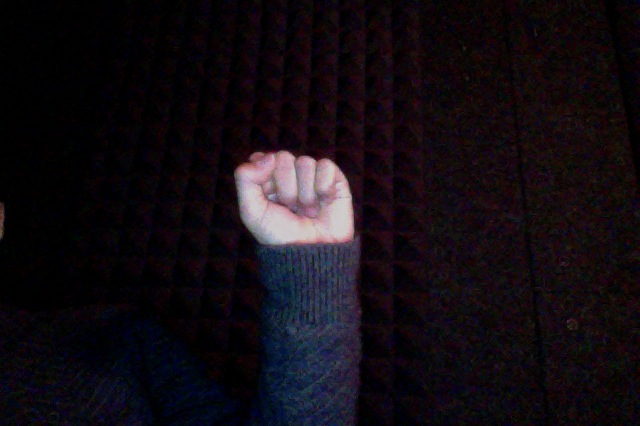
#> input picture Python OpenCV Image Processing/gestures/fist_center.jpg, 640 x 426 px; its folder holds only this picture in this run
$ python data_reduction.py   (Python 2 division)
#> lines starting #> are read from the running program, lines starting #| are printed output that depends on the picture; after the words box and inside, x2 and y2 are one past the last pixel; in counts of white or black regions, pixels touching at a corner belong together; long printed decimals are rounded
import os
import glob
import Image
import cv2
import numpy as np
import math
from termcolor import colored
import ImageDraw

boundaries = np.empty
for infile in glob.glob( os.path.join("gestures", '*.jpg') ):
	print colored("Reading Image: " + infile, 'red')
	im = cv2.imread(infile)
#> im is the input picture: shape (426, 640, 3); mean B, G, R 18.3, 12.7, 18.6
	imgray = cv2.cvtColor(im,cv2.COLOR_BGR2GRAY)
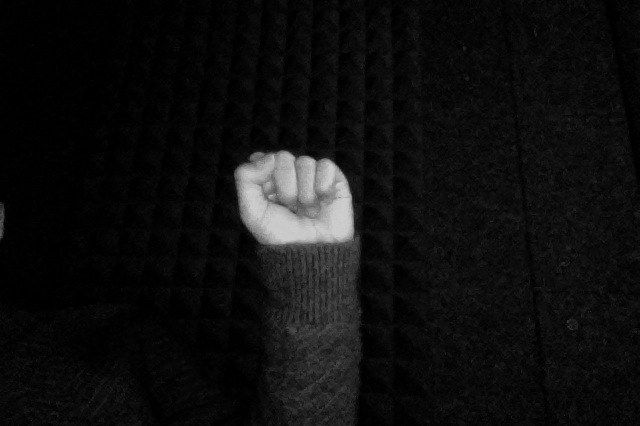
#> imgray: shape (426, 640); min 0, max 208, mean 15.1

	##Create binary images
	ret, thresh = cv2.threshold(imgray,127,255,0)
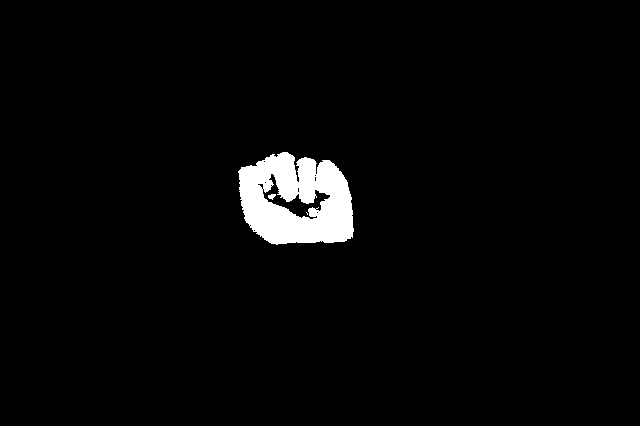
#> thresh: shape (426, 640); 2.8% white; 3 white regions (1 under 20 px)

	##Save binary images
	binaryImage = Image.fromarray(thresh)
	binaryImage.save("binary_image_" + infile)

	##Find boundaries of objects from binary images
	contours, hierarchy = cv2.findContours(thresh,cv2.RETR_TREE,cv2.CHAIN_APPROX_SIMPLE)
#> contours = 14 contours, 11 with area under 20; largest, box (x1, y1, x2, y2) and area: (238, 152, 354, 245) 8370, (262, 173, 331, 220) 946, (268, 194, 276, 200) 21
	cv2.drawContours(im,contours,-1,(0,255,0),3)

	##Average the contours and calculate the center
	count = 0;
	xValue = 0;
	yValue = 0;
	for layers in contours:
		for demensions in layers:
			for values in demensions:
				xValue += values[0]
				yValue += values[1]
				count += 1
#> this loop made 14 passes
#> layers on passes 2, 3, 4, 6, 8, 10, 12, 14: [[253, 230], [254, 229], [255, 230], [254, 231]], [[249, 225], [250, 224], [251, 225], [250, 226]], [[316, 212], [317, 211], [318, 212], [317, 213]], [[270, 185], [271, 184], [272, 185], [271, 186]], [[264, 182], [265, 181], [266, 182], [265, 183]], [[314, 175], [315, 174], [316, 175], [315, 176]], [[306, 212], [307, 213], [307, 214], [307, 213]], [[263, 161], [264, 160], [265, 161], [264, 162]]
#> after the loop, count = 459; xValue = 133415; yValue = 89392
	xCenter = xValue / count
#> xCenter = 290
	yCenter = yValue / count
#> yCenter = 194
	cv2.circle(im,(xCenter, yCenter),5,(0,0,255),3)

	##Save image with contours, defects and centers
	IplImage = Image.fromarray(im)
	IplImage.save("boundary_center_" + infile)

	##Build a numpy array with contours from all layers
	boundaries = contours[0]
#> boundaries = contour of 231 points, box (x1, y1, x2, y2) (238, 152, 354, 245), area 8370
	for layers in contours:
		if len(boundaries) != len(layers):
			boundaries = np.vstack((boundaries, layers))
#> after the loop, boundaries = contour of 459 points, box (x1, y1, x2, y2) (238, 152, 354, 245), area 8264

	##Draw bounding Box
	#hull = cv2.convexHull(boundaries)
	x,y,w,h = cv2.boundingRect(boundaries)
#> x = 238; y = 152; w = 116; h = 93
	cv2.rectangle(im,(x,y),(x+w,y+h),(127,127,0),2)
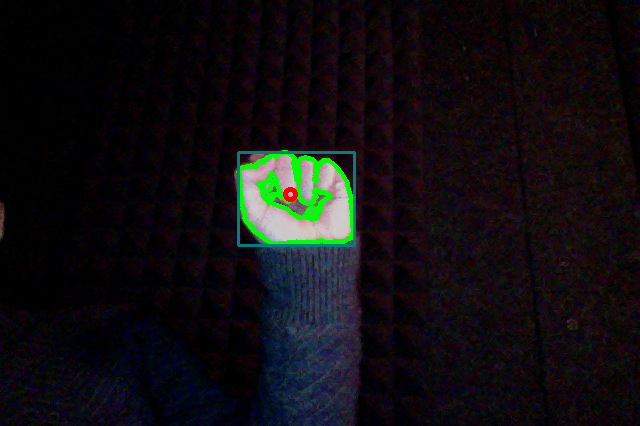
#> im: shape (426, 640, 3); mean B, G, R 17.1, 14.4, 16.7
	boundingRect = w*h
#> boundingRect = 10788
	cv2.circle(im,(x+w/2, y+h/2),4,[127,127,0],2)
#> im: shape (426, 640, 3); 0.02% of pixels changed, all inside (x1, y1, x2, y2) = (291, 193, 302, 204)


	##Distance from the center of bounding box to the center of coutour
	distanceToCenter = math.sqrt(((x+w/2) - xCenter)*((x+w/2) - xCenter) + ((y+h/2) - yCenter)*((y+h/2) - yCenter))
#> distanceToCenter = 7.21

	##[TEST]Print the distance between two centers
	print distanceToCenter
#| 7.211

	##Find convex hull and convexity defects for boundaries of objects
	hull = cv2.convexHull(boundaries,returnPoints = False)
#> hull = 31 values, max 230 at index 0, min 0 at index 30, mean 106.9
	defects = cv2.convexityDefects(boundaries,hull)
#> defects = 28 rows, first 6: [230, 0, 234, 20224], [0, 11, 6, 954], [11, 33, 26, 1249], [33, 35, 34, 154], [36, 48, 39, 404], [48, 53, 51, 318]

	defectPointCount = 0
	for i in range(defects.shape[0]):
	    s,e,f,d = defects[i,0]
	    if d >= 1000:
		    start = tuple(boundaries[s][0])
		    end = tuple(boundaries[e][0])
		    far = tuple(boundaries[f][0])
		    cv2.line(im,start,end,[255,0,0],2)
		    cv2.circle(im,far,4,[255,0,255],-1)
		    if d >= 10000:
		    	defectPointCount += 1
#> this loop made 28 passes
#> (s, e, f, d, start, end, far) on passes 1, 3, 28: (230, 0, 234, 20224, (287, 152), (282, 152), (254, 231)), (11, 33, 26, 1249, (272, 154), (241, 167), (256, 166)), (174, 230, 215, 7017, (329, 160), (287, 152), (298, 182))
#> (s, e, f, d) on passes 2, 4, 5, 6, 7, 8: (0, 11, 6, 954), (33, 35, 34, 154), (36, 48, 39, 404), (48, 53, 51, 318), (53, 57, 55, 463), (57, 70, 62, 461)
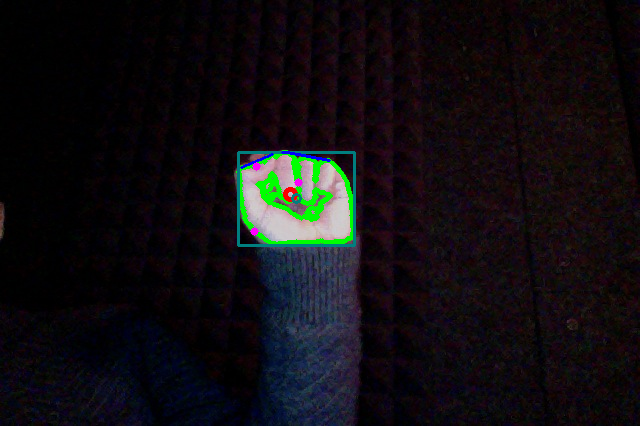
#> im: shape (426, 640, 3); mean B, G, R 17.4, 14.2, 16.7
#> after the loop, defectPointCount = 1

	##[TEST]Print the number of defect points
	print "Number of Defect Points: " + str(defectPointCount)
#| Number of Defect Points: 1
		    ##[TEST]Print the distance from defect point to the contour and the size of the bounding rectangle
	if infile == "gestures/fist_center.jpg":
		print "Size of Bounding Rectangle: " + str(boundingRect)
#| Size of Bounding Rectangle: 10788
	if infile == "gestures/horizontal.jpg":
		print "Size of Bounding Rectangle: " + str(boundingRect)
	if infile == "gestures/open_palm.jpg":
		print "Size of Bounding Rectangle: " + str(boundingRect)
	if infile == "gestures/thumb_up.jpg":
		print "Size of Bounding Rectangle: " + str(boundingRect)
		    # [13 lines of commented-out code are left out]
	if defectPointCount >= 5 and boundingRect >= 45000:
		print colored("[RESULT] Hand Gesture is more like a --> Open Palm", "blue")
	elif defectPointCount <= 5 and 19000 <= boundingRect < 35000:
		print colored("[RESULT] Hand Gesture is more like a --> Thumb Up", "blue")
	elif defectPointCount <= 5 and 10000 <= boundingRect < 19000:
		print colored("[Result] Hand Gesture is more like a --> Fist", "blue")
	elif defectPointCount <= 5 and boundingRect < 10000:
		print colored("[Result] Hand Gesture is more like a --> Horizontal Palm", "blue")
	else:
		print "Opps I don't understand this gesture"

	##Save image with contour, defects, two centers and bounding box
	IplImage = Image.fromarray(im)
	IplImage.save("analyzed_" + infile)

$ run again, on Python OpenCV Image Processing/gestures/open_palm.jpg
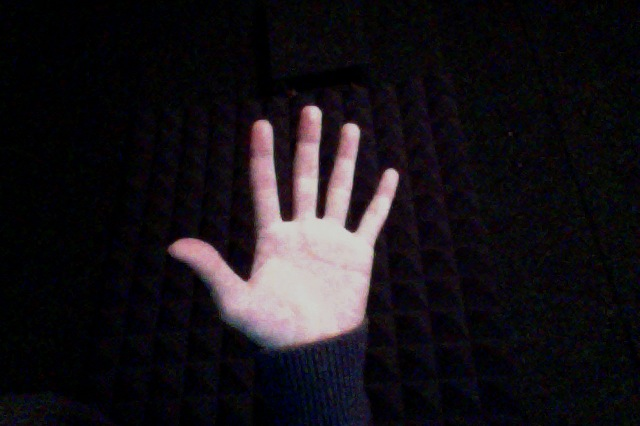
#> input picture Python OpenCV Image Processing/gestures/open_palm.jpg, 640 x 426 px
#> im is the input picture: shape (426, 640, 3); mean B, G, R 25.5, 20.9, 24.8
#> `ret, thresh = cv2.threshold(imgray,127,255,0)`:
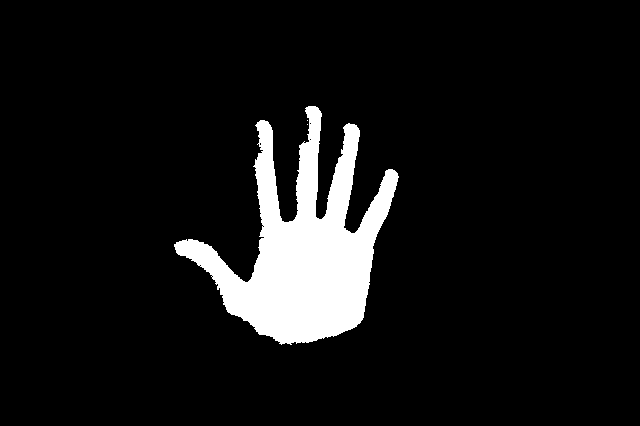
#> thresh: shape (426, 640); 8.1% white; 3 white regions (2 under 20 px)
#> contours = 9 contours, 8 with area under 20; largest, box (x1, y1, x2, y2) and area: (174, 106, 399, 345) 21414
#> the loop `for layers in contours:` made 9 passes
#> layers on passes 1, 2, 4, 5, 6, 8, 9: [[307, 124]], [[307, 120]], [[211, 276], [212, 275], [213, 276], [212, 277]], [[199, 265], [200, 264], [201, 265], [200, 266]], [[262, 226], [263, 225], [264, 226], [263, 227]], [[309, 139], [310, 138], [311, 139], [310, 140]], [[309, 123], [310, 122], [311, 123], [310, 124]]
#> after the loop `for layers in contours:`: count = 737; xValue = 217689; yValue = 164120
#> xCenter = 295
#> yCenter = 222
#> `boundaries = contours[0]`: boundaries = [[307, 124]]
#> after the loop `for layers in contours:`: boundaries = contour of 736 points, box (x1, y1, x2, y2) (174, 106, 399, 345), area 20984
#> x = 174; y = 106; w = 225; h = 239
#> boundingRect = 53775
#> distanceToCenter = 9.49
#| 9.487
#> hull = 25 values, max 709 at index 0, min 1 at index 24, mean 398.8
#> defects = 22 rows, first 6: [709, 1, 713, 43776], [1, 113, 78, 27116], [113, 115, 114, 142], [115, 274, 220, 21194], [275, 279, 276, 162], [279, 347, 311, 3122]
#> the loop `for i in range(defects.shape[0]):` made 22 passes
#> (s, e, f, d, start, end, far) on passes 1, 2, 4, 6, 7, 18, 20: (709, 1, 713, 43776, (315, 106), (308, 106), (212, 277)), (1, 113, 78, 27116, (308, 106), (260, 120), (292, 221)), (115, 274, 220, 21194, (257, 122), (174, 244), (251, 278)), (279, 347, 311, 3122, (176, 252), (227, 311), (212, 275)), (348, 371, 358, 1145, (228, 312), (259, 334), (247, 320)), (455, 528, 481, 2173, (363, 317), (398, 177), (372, 246)), (531, 625, 588, 19490, (397, 173), (356, 125), (343, 227))
#> after the loop `for i in range(defects.shape[0]):`:
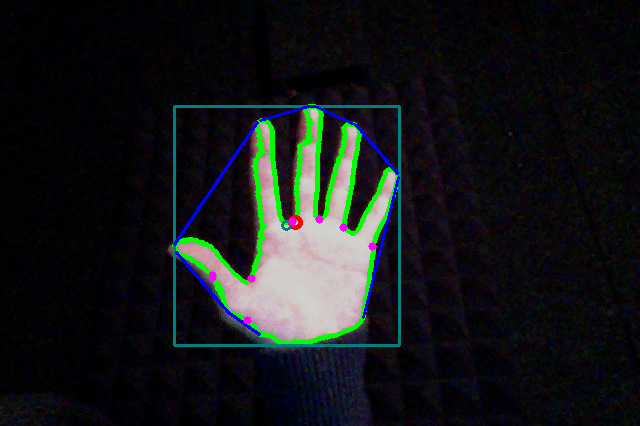
#> im: shape (426, 640, 3); mean B, G, R 25.3, 24.3, 21.2
#> after the loop `for i in range(defects.shape[0]):`: defectPointCount = 5
#| Number of Defect Points: 5
#| Size of Bounding Rectangle: 53775

$ run again, on Python OpenCV Image Processing/gestures/thumb_up.jpg
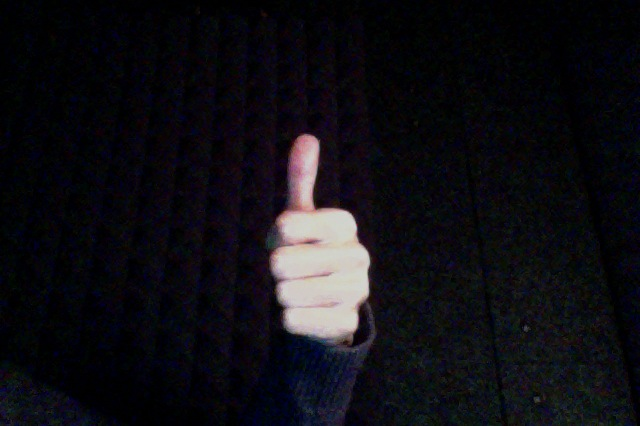
#> input picture Python OpenCV Image Processing/gestures/thumb_up.jpg, 640 x 426 px
#> im is the input picture: shape (426, 640, 3); mean B, G, R 20.1, 15.1, 16.1
#> `ret, thresh = cv2.threshold(imgray,127,255,0)`:
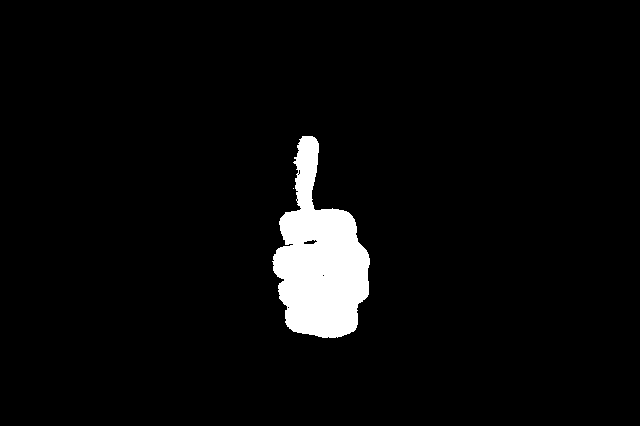
#> thresh: shape (426, 640); 4.2% white; 2 white regions (1 under 20 px)
#> contours = 8 contours, 6 with area under 20; largest, box (x1, y1, x2, y2) and area: (272, 136, 370, 338) 11176, (303, 239, 318, 245) 48
#> the loop `for layers in contours:` made 8 passes
#> layers on passes 1, 3, 4, 7: [[293, 188]], [[287, 307], [288, 306], [289, 307], [288, 308]], [[322, 275], [323, 274], [324, 275], [323, 276]], [[297, 174], [298, 173], [299, 174], [298, 175]]
#> after the loop `for layers in contours:`: count = 325; xValue = 100386; yValue = 77649
#> xCenter = 308
#> yCenter = 238
#> `boundaries = contours[0]`: boundaries = [[293, 188]]
#> after the loop `for layers in contours:`: boundaries = contour of 325 points, box (x1, y1, x2, y2) (272, 136, 370, 338), area 11873
#> x = 272; y = 136; w = 98; h = 202
#> boundingRect = 19796
#> distanceToCenter = 13.04
#| 13.038
#> hull = 29 values, max 285 at index 0, min 1 at index 28, mean 167.2
#> defects = 26 rows, first 6: [285, 1, 289, 44032], [1, 4, 2, 181], [4, 10, 6, 405], [10, 20, 14, 807], [20, 77, 67, 4724], [77, 111, 93, 4545]
#> the loop `for i in range(defects.shape[0]):` made 26 passes
#> (s, e, f, d, start, end, far) on passes 1, 5, 6, 8, 9, 20, 23: (285, 1, 289, 44032, (312, 136), (302, 136), (288, 308)), (20, 77, 67, 4724, (294, 157), (279, 221), (301, 208)), (77, 111, 93, 4545, (279, 221), (272, 261), (293, 244)), (116, 142, 126, 2271, (273, 270), (279, 298), (284, 279)), (142, 155, 147, 1490, (279, 298), (285, 322), (287, 306)), (195, 215, 205, 1772, (356, 327), (368, 294), (357, 304)), (224, 240, 229, 1379, (368, 254), (354, 219), (357, 241))
#> after the loop `for i in range(defects.shape[0]):`:
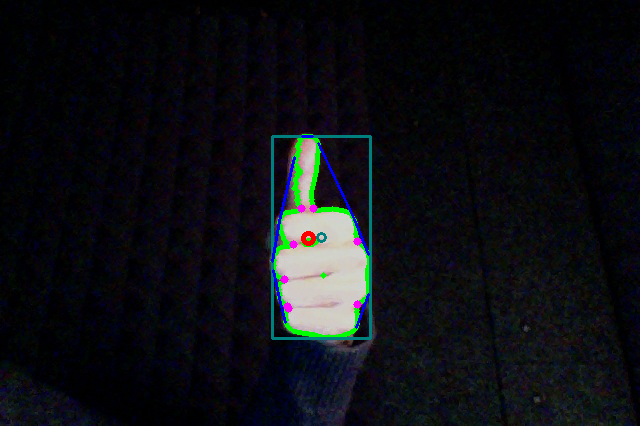
#> im: shape (426, 640, 3); mean B, G, R 20.4, 16.1, 14.6
#> after the loop `for i in range(defects.shape[0]):`: defectPointCount = 1
#| Number of Defect Points: 1
#| Size of Bounding Rectangle: 19796
